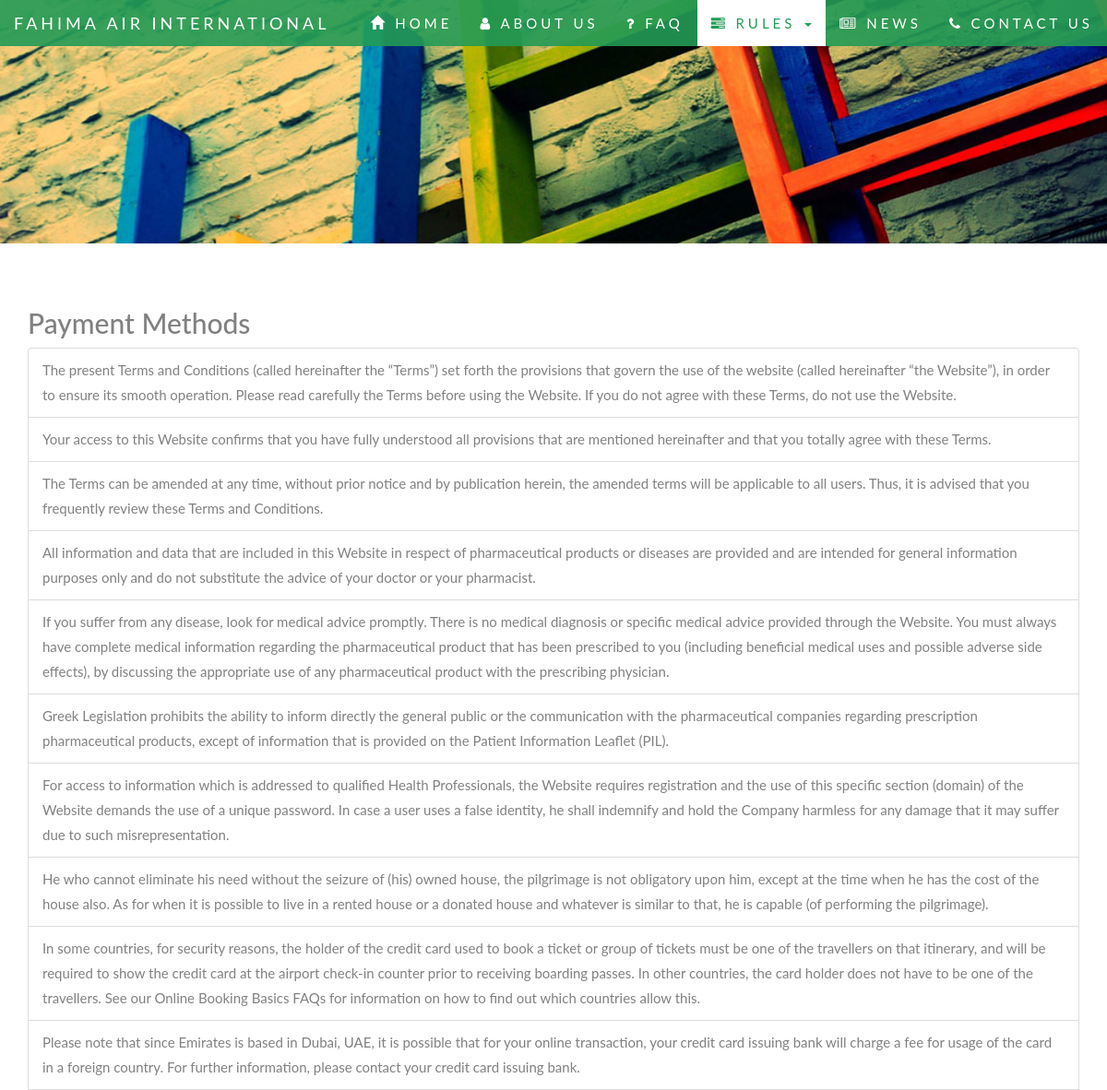
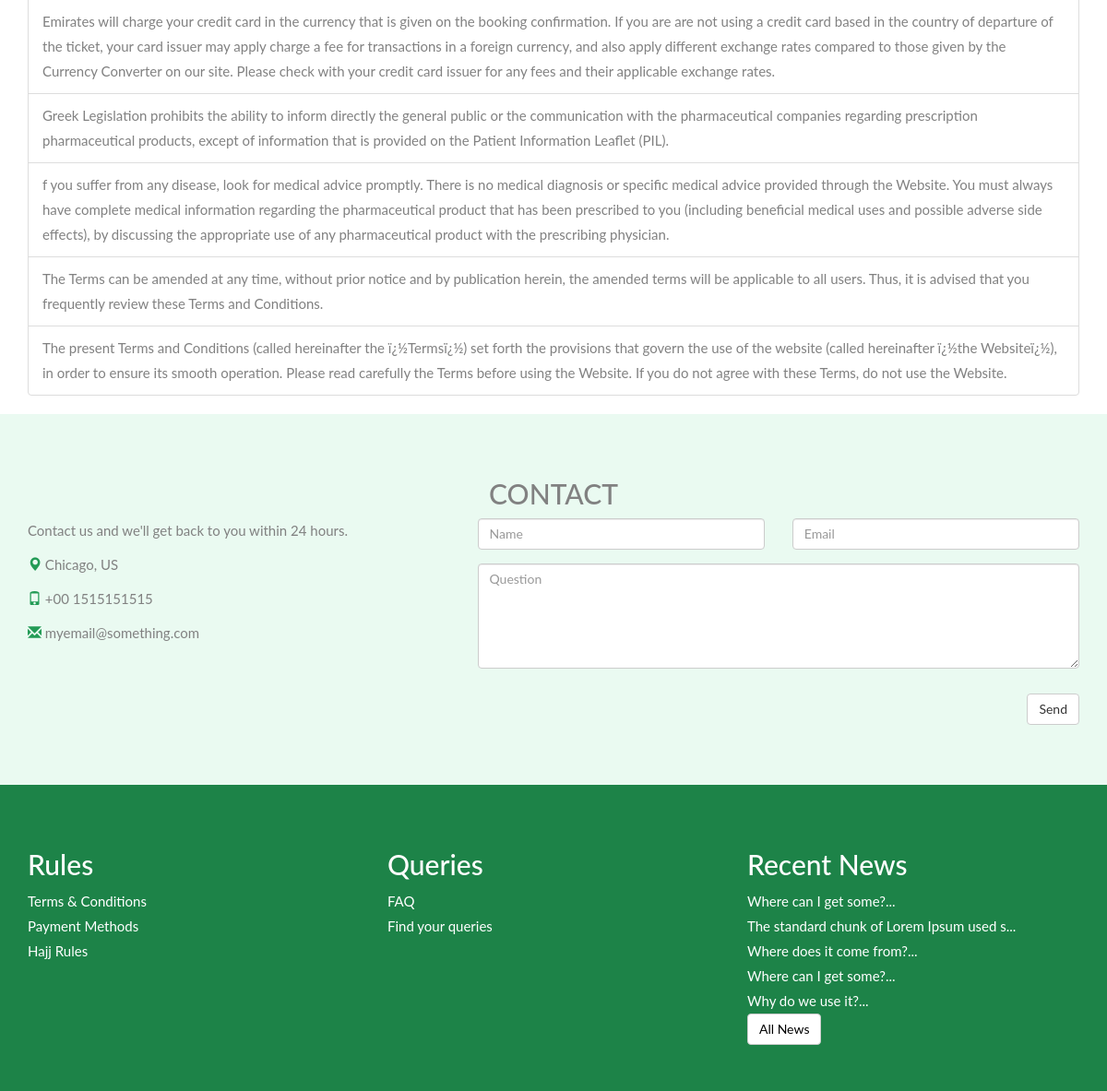
Page /paymentMethods.php on the committed database (2 pictures, top to bottom).
### tables this page shows
CREATE TABLE `payment_method` (
  `id` int(11) NOT NULL,
  `p_m` text
);

CREATE TABLE `recent_news` (
  `id` int(11) NOT NULL,
  `heading` text,
  `body` text
);

### public_html/paymentMethods.php (the view, shortened to what this page needs)
<?php include_once("dbConnector.php"); ?>
<?php
	$selectPM = "SELECT id,p_m FROM payment_method";
	$result = mysqli_query($connection,$selectPM);
?>
<!doctype html>
<html>
<head>
<link rel="stylesheet" href="https://maxcdn.bootstrapcdn.com/bootstrap/3.3.7/css/bootstrap.min.css">
<link rel="stylesheet" href="https://cdnjs.cloudflare.com/ajax/libs/font-awesome/4.7.0/css/font-awesome.min.css">
<link rel="stylesheet" type="text/css" href="css/header.css">
<link rel="stylesheet" type="text/css" href="css/footer.css">
</head>
<body>
<?php include_once("header.php"); ?>
<div class="content">
    <div class="container">
      <h2>Payment Methods</h2>
      <ul class="list-group">
      	<?php while($row = mysqli_fetch_assoc($result)) { ?>
        <li class="list-group-item"><?php echo nl2br($row["p_m"]); ?></li>
        <?php } ?>
      </ul>
    </div>
    <?php include_once("contact.php"); ?>
    <?php include_once("footer.php"); ?>
</div>
</body>
</html>

### public_html/footer.php
<?php
	$SelectNews5 = "SELECT id,heading FROM recent_news ORDER BY id DESC LIMIT 5";
	$ResultNews5 = mysqli_query($connection,$SelectNews5);
?>
<div class="footer" id="newsId">
    <div class="container">
        <div class="row">
            <div class="col-md-4">
                <h2>Rules</h2>
                <a href="terms&Conditions.php">Terms & Conditions</a><br/>
                <a href="paymentMethods.php">Payment Methods</a><br/>
                <a href="hajjRules.php">Hajj Rules</a><br/>
            </div>
            <div class="col-md-4">
                <h2>Queries</h2>
                <a href="faq.php">FAQ</a><br/>
                <a href="#contactId">Find your queries</a><br/>
            </div>
            <div class="col-md-4">
                <h2>Recent News</h2>
                <?php while($RowNews5 = mysqli_fetch_assoc($ResultNews5)) { ?>
                <a href="fullNews.php?newsId=<?php echo $RowNews5['id']; ?>"><?php echo substr($RowNews5["heading"],0,40) . "..."; ?></a> <br/>
                <?php } ?>
                <a style="color:black;" class="btn btn-default" href="newsList.php">All News</a>
            </div>
        </div>
    </div>
</div>

### public_html/css/header.css (style rules this page uses)
body { font: 400 15px Lato, sans-serif; line-height: 1.8; color: #818181; }

### public_html/css/footer.css (style rules this page uses)
.footer { background-color:#1D8348; padding:50px 0px; color:white; }
.footer a { color:#fff; }

### public_html/paymentMethods.php (style rules this page uses)
.content { position:relative; top:50px; }

### rows in the picture
payment_method: p_m "The present Terms and Conditions (called hereinafter the “Terms”) set forth the provisions that govern the use of the website (called hereinafter “the Website”), in order to ensure its smooth operation. Please read carefully the Terms before using the Website. If you do not agree with these Terms, do not use the Website."
payment_method: p_m "Your access to this Website confirms that you have fully understood all provisions that are mentioned hereinafter and that you totally agree with these Terms."
payment_method: p_m "The Terms can be amended at any time, without prior notice and by publication herein, the amended terms will be applicable to all users. Thus, it is advised that you frequently review these Terms and Conditions."
payment_method: p_m "All information and data that are included in this Website in respect of pharmaceutical products or diseases are provided and are intended for general information purposes only and do not substitute the advice of your doctor or your pharmacist."
payment_method: p_m "If you suffer from any disease, look for medical advice promptly. There is no medical diagnosis or specific medical advice provided through the Website. You must always have complete medical information regarding the pharmaceutical product that has been prescribed to you (including beneficial medical uses and possible adverse side effects), by discussing the appropriate use of any pharmaceutical product with the prescribing physician."
payment_method: p_m "Greek Legislation prohibits the ability to inform directly the general public or the communication with the pharmaceutical companies regarding prescription pharmaceutical products, except of information that is provided on the Patient Information Leaflet (PIL)."
payment_method: p_m "For access to information which is addressed to qualified Health Professionals, the Website requires registration and the use of this specific section (domain) of the Website demands the use of a unique password. In case a user uses a false identity, he shall indemnify and hold the Company harmless for any damage that it may suffer due to such misrepresentation."
payment_method: p_m "He who cannot eliminate his need without the seizure of (his) owned house, the pilgrimage is not obligatory upon him, except at the time when he has the cost of the house also. As for when it is possible to live in a rented house or a donated house and whatever is similar to that, he is capable (of performing the pilgrimage)."
payment_method: p_m "In some countries, for security reasons, the holder of the credit card used to book a ticket or group of tickets must be one of the travellers on that itinerary, and will be required to show the credit card at the airport check-in counter prior to receiving boarding passes. In other countries, the card holder does not have to be one of the travellers. See our Online Booking Basics FAQs for information on how to find out which countries allow this."
payment_method: p_m "Please note that since Emirates is based in Dubai, UAE, it is possible that for your online transaction, your credit card issuing bank will charge a fee for usage of the card in a foreign country. For further information, please contact your credit card issuing bank."
payment_method: p_m "Emirates will charge your credit card in the currency that is given on the booking confirmation. If you are are not using a credit card based in the country of departure of the ticket, your card issuer may apply charge a fee for transactions in a foreign currency, and also apply different exchange rates compared to those given by the Currency Converter on our site. Please check with your credit card issuer for any fees and their applicable exchange rates."
payment_method: p_m "Greek Legislation prohibits the ability to inform directly the general public or the communication with the pharmaceutical companies regarding prescription pharmaceutical products, except of information that is provided on the Patient Information Leaflet (PIL)."
payment_method: p_m "f you suffer from any disease, look for medical advice promptly. There is no medical diagnosis or specific medical advice provided through the Website. You must always have complete medical information regarding the pharmaceutical product that has been prescribed to you (including beneficial medical uses and possible adverse side effects), by discussing the appropriate use of any pharmaceutical product with the prescribing physician."
payment_method: p_m "The Terms can be amended at any time, without prior notice and by publication herein, the amended terms will be applicable to all users. Thus, it is advised that you frequently review these Terms and Conditions."
payment_method: p_m "The present Terms and Conditions (called hereinafter the ï¿½Termsï¿½) set forth the provisions that govern the use of the website (called hereinafter ï¿½the Websiteï¿½), in order to ensure its smooth operation. Please read carefully the Terms before using the Website. If you do not agree with these Terms, do not use the Website."
recent_news: heading "Where can I get some?"
recent_news: heading "The standard chunk of Lorem Ipsum used s"
recent_news: heading "Where does it come from?"
recent_news: heading "Where can I get some?"
recent_news: heading "Why do we use it?"
